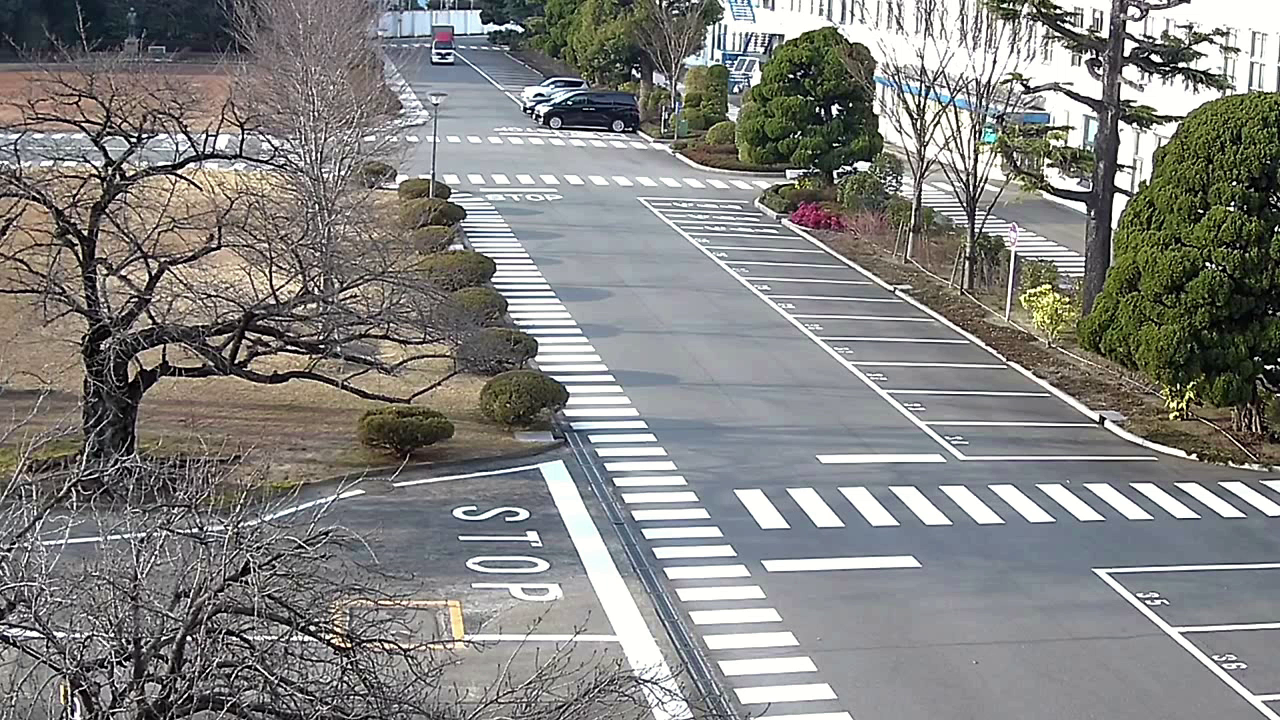
#> input picture frame 0 of CCTV-1_ Ecoded.mp4, 1280 x 720 px, given in place of s1.avi, which was not available
$ jupyter execute --allow-errors Main.ipynb
#> lines starting #> are read from the running program, lines starting #| are printed output that depends on the picture; pictures that were not available may be replaced by others from this repository, and a replacement may not be noted
[cell 1]
import numpy as np
import cv2 as cv
import struct

[cell 2]
# [6 lines left out: function imshow, not called in this run]


# 3D frame segmentor
def frame_segmenter (frame,segment_size):
    height, width, channels = frame.shape

    rows = height // segment_size
    columns = width // segment_size

    # Initialize an empty array to store the segments
    segments = np.empty((rows, columns, segment_size, segment_size, channels), dtype=frame.dtype)

    # Split the image into segments
    for i in range(rows):
        for j in range(columns):
            segment = frame[i*segment_size:(i+1)*segment_size, j*segment_size:(j+1)*segment_size, :]
            segments[i, j] = segment
    return segments


#========================================================================================================================
# 2D frame segmentor
# [20 lines left out: function segmentor, not called in this run]
#=========================================================================================================================

def cell2mat(segmentedFrame):
    tmp_rslt=[]
    resultFrame=[]
    shape= segmentedFrame.shape
    rows=shape[0]
    columns=shape[1]

    for ii in range(rows):
        for jj in range(columns):
            tmp_rslt=cat((tmp_rslt,segmentedFrame[ii, jj]),axis=1)

        resultFrame=cat((resultFrame,tmp_rslt),axis=0)
        tmp_rslt=[]

    return resultFrame
#========================================================================================================================

def cat(tupleOfArrays, axis=0):
    # deals with problems of concating empty arrays
    # also gives better error massages

    # first check that the input is correct
    assert isinstance(tupleOfArrays, tuple), 'first var should be tuple of arrays'

    firstFlag = True
    res = np.array([])

    # run over each element in tuple
    for i in range(len(tupleOfArrays)):
        x = tupleOfArrays[i]
        if len(x) > 0:  # if an empty array\list - skip
            if isinstance(x, list):  # all should be ndarray
                x = np.array(x)
            if x.ndim == 1:  # easier to concat 2d arrays
                x = x.reshape((1, -1))
            if firstFlag:  # for the first non empty array, just swich the empty res array with it
                res = x
                firstFlag = False
            else:  # actual concatination

                # first check that concat dims are good
                if axis == 0:
                    assert res.shape[1] == x.shape[1], "Error concating vertically element index " + str(i) + \
                                                       " with prior elements: given mat shapes are " + \
                                                       str(res.shape) + " & " + str(x.shape)
                else:  # axis == 1:
                    assert res.shape[0] == x.shape[0], "Error concating horizontally element index " + str(i) + \
                                                       " with prior elements: given mat shapes are " + \
                                                       str(res.shape) + " & " + str(x.shape)

                res = np.concatenate((res, x), axis=axis)
    return res

#====================================================================================================================
def eval_matric(reference_frame,decoded_frame):
    import cv2
    from skimage.metrics import peak_signal_noise_ratio, structural_similarity

    # # Load two frames
    # frame1_reference = cv2.imread('frame1.jpg')
    # frame2_decoded = cv2.imread('frame2.jpg')

    # Convert frames to grayscale (assuming frames are color images)
    gray_frame1_reference = cv2.cvtColor(reference_frame, cv2.COLOR_BGR2GRAY)
    gray_frame2_decoded = cv2.cvtColor(decoded_frame, cv2.COLOR_BGR2GRAY)

    # Calculate PSNR
    psnr_value = peak_signal_noise_ratio(gray_frame1_reference, gray_frame2_decoded)

    # Calculate SSIM
    ssim_value, _ = structural_similarity(gray_frame1_reference, gray_frame2_decoded, full=True)

#     Print results
#     print(f'PSNR: {psnr_value:.2f} dB')
#     print(f'SSIM: {ssim_value:.4f}')
    return psnr_value, ssim_value

[cell 3]
# # Open the video file
video = cv.VideoCapture('s1.avi')
# # Read the first frame
ret, frame_C = video.read()
#> frame_C is the input picture: shape (720, 1280, 3); mean B, G, R 128.4, 130.8, 131.1

segment_size=16
height, width, channels = frame_C.shape
rows = height // segment_size #rows=160
columns = width // segment_size
frame_C=frame_C[0:rows*segment_size,0:columns*segment_size,:]
frame_C_segmented=frame_segmenter(frame_C,segment_size)

#Creating object for storing the encoded video
v_enc = cv.VideoWriter('enc_s1_1.mp4', cv.VideoWriter_fourcc(*'x264'), video.get(cv.CAP_PROP_FPS), (columns*segment_size, rows*segment_size))
v_enc.set(cv.VIDEOWRITER_PROP_QUALITY, 100)

p=v_enc.write(frame_C)  # storing 1st frame as reference frame in the encoded video
missmatch_threshold=2 # Missmatch segments threshold value in %
pct=50 #pixel correction threshold
f_count=200
f_countt=0
mmsc=0  #missmatched segment counter
miss_match_segments=[]

encoded_segments=[]
evf=1  # encoded video frame counter

# Empty segmented frame for storing non-redundant segments
encoded_frame_segmented = np.empty((rows, columns, segment_size, segment_size, channels))
tmp_encoded_frame = encoded_frame_segmented.copy()
frame_C=frame_C[0:rows*segment_size,0:columns*segment_size,:]
frame_C_segmented=frame_segmenter(frame_C,segment_size)


with open("data_s1.bin", "wb") as file:  # The .bin file is used to store the index location of the non-redundant segments and
    #                                       will be used in the reconstruction of decoded frames. The decoded frames will be
    #                                         used in calculating PSNR and SSIM of the decoded video obtained from proposed algorithm

    # while (video.isOpened()): #will run till the end of file
    while (f_count): #will run till the value of f_count become 0
        f_count-=1
        f_countt+=1
        print('frames processed=',f_countt )

#         reading Next frame frame_N
        ret, frame_N = video.read()
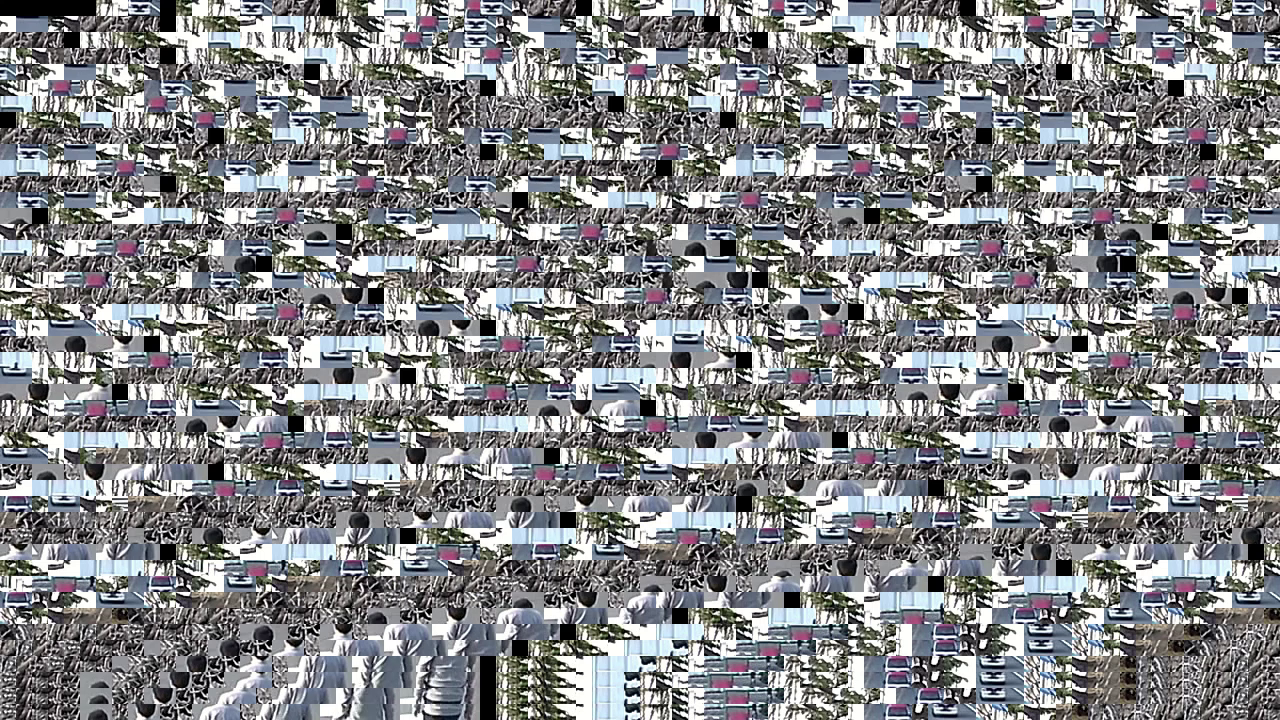
#> input picture frame 1 of CCTV-1_ Ecoded.mp4, 1280 x 720 px, given in place of s1.avi, which was not available
#> frame_N is the input picture: shape (720, 1280, 3); mean B, G, R 135, 132.7, 131.6


        # Check if the frame was successfully read
        if ret==True:
            frame_N=frame_N[0:rows*segment_size,0:columns*segment_size,:]
            frame_N_segmented=[]
            frame_N_segmented=frame_segmenter(frame_N,segment_size)
            red_status=1   # redundancy status of the current frame segment (frame_N)

            for ii in range(rows):

                for jj in range(columns):
                    segment_diff=np.abs(np.int16(frame_N_segmented[ii,jj])-np.int16(frame_C_segmented[ii,jj])) # calculating the difference segment
                    segment_diff[segment_diff<=pct]=0
                    miss_match_count=np.count_nonzero(segment_diff) # to count the non zero elements in difference segment
                    miss_match=miss_match_count/np.size(segment_diff)*100 # calculating the missmatch in percentage


                    if (miss_match>=missmatch_threshold):
                        ir,jc=divmod(mmsc,columns)
                        mmsc+=1 # mismatched segments counter
                        mm_segment=frame_N_segmented[ii,jj].copy()
                        red_status=0
                        encoded_frame_segmented[ir,jc]=mm_segment

                        num = [ii, jj]
                        binary_data = struct.pack("BB", *num)
                        file.write(binary_data)

                        if mmsc==(rows*columns):

                            de_f=np.uint8(cell2mat(encoded_frame_segmented))
                            v_enc.write(de_f)
                            cv.imwrite('encode.jpg',de_f)
                            encoded_frame_segmented=tmp_encoded_frame.copy()
                            mmsc=0
                            evf+=1       # encoded video frames counter
                            print('encoded frame filled' )
#> after the loop, evf = 1; mmsc = 3594


            if red_status==1:   # redundent frame found
                num = [255, 0]
                binary_data = struct.pack("BB", *num)
                file.write(binary_data)
                mmsc+=1

            else:       # frame processing completed
                num = [255, 255]
                binary_data = struct.pack("BB", *num)
                file.write(binary_data)

                mmsc+=1
#> mmsc = 3595

        else:
            break
    print("Process completed")
    de_f=np.uint8(cell2mat(encoded_frame_segmented))
#> in cell2mat (call 6), `tmp_rslt=[]`: tmp_rslt = []
#> the loop in cell2mat (call 6), `for ii in range(rows):` made 45 passes
#> pass 3, in cell2mat (call 6), `resultFrame=cat((resultFrame,tmp_rslt),axis=0)`:
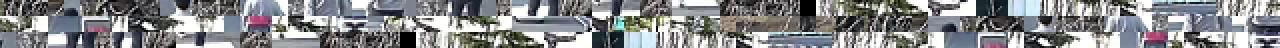
#> resultFrame: shape (48, 1280, 3) float64 (shown at 1/2 size); mean of channels 0, 1, 2 138.3, 136, 134.7; drawn as B, G, R
#> after the loop in cell2mat (call 6), `for ii in range(rows):`:
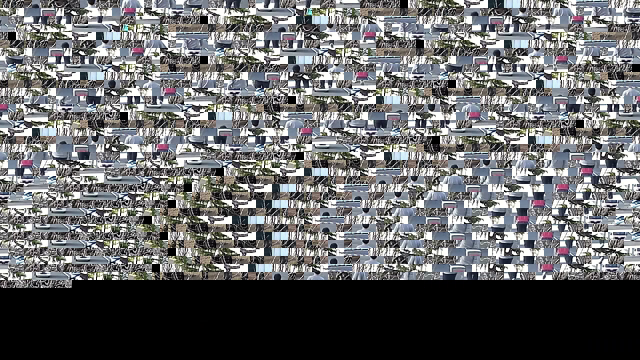
#> resultFrame: shape (720, 1280, 3) float64 (shown at 1/2 size); mean of channels 0, 1, 2 105.1, 103.8, 103; drawn as B, G, R
    v_enc.write(de_f)
    evf+=1
    video.release()
    v_enc.release()
    print('total frames in encoded video =',evf)
#| total frames in encoded video = 7
    cv.destroyAllWindows()

[cell 4]
#Encoded frame/video decoder and SSIM, PSNR evaluation
# The encode video is firstly reconstructed as the encoded files only contains the non redundant segments and then its PSNR and SSIM value
#  is calculated.

dec_frame_count=0
dec_seg_count=0
psnr_val=[]
ssim_val=[]

# Opening the reference and encoded video
enc_video = cv.VideoCapture('enc_s1.mp4') # Proposed algorithm encoded video

ref_video=cv.VideoCapture('s1.avi')  # Original video

#  Read the first frame
ret, frame_ref = enc_video.read()

ret1, reference_frame = ref_video.read()

segment_size=16
height, width, channels = frame_ref.shape
rows = height // segment_size #rows=160
columns = width // segment_size


reference_frame=reference_frame[0:rows*segment_size,0:columns*segment_size,:]

psnr_value,ssim_value=eval_matric(reference_frame,frame_ref)  # eval_matric(reference_frame,decoded_frame)
#> in eval_matric, `gray_frame1_reference = cv2.cvtColor(reference_frame, cv2.COLOR_BGR2GR..`:
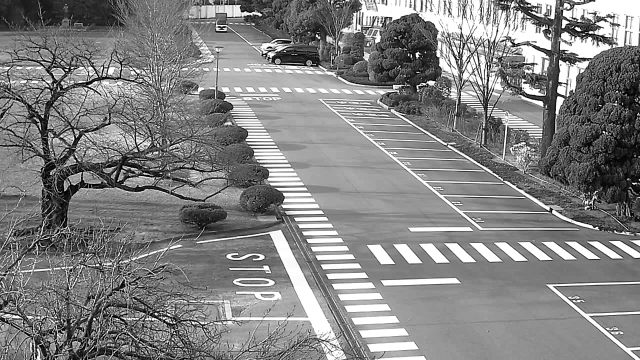
#> gray_frame1_reference: shape (720, 1280) (shown at 1/2 size); min 0, max 255, mean 130.6


psnr_val.append(psnr_value)
ssim_val.append(ssim_value)
print(f'PSNR: {psnr_value:.2f} dB')
#| PSNR: inf dB
print(f'SSIM: {ssim_value:.4f}')
#| SSIM: 1.0000

if ret==True:


    frame_ref_segmented=frame_segmenter(frame_ref,segment_size)
    tmp_ref_segmented=frame_ref_segmented.copy()
#     imshow(frame_ref)

    print('reference frame successfuly extracted')
else:
    print('reference frame extraction failed')

#> (the rest of this cell did not finish here and is left out)

#> the loop `for ii_dec in range(rows): ` made 45 passes
#| PSNR: 8.11 dB
#| SSIM: 0.0240

            for ii_dec in range(rows):

                for jj_dec in range(columns):

                    dec_seg_count+=1  # decoded segments count
                    binary_data = file.read(2)

                    if binary_data:

                        i_d,j_d = struct.unpack("BB", binary_data)

                        if (i_d==255) & (j_d==255):
                            dec_frame_count+=1  # decoded frames count
                            dec_frame=np.uint8(cell2mat(frame_ref_segmented))
                            copy_dec_frame=dec_frame.copy()  #============================= not used
                            print('frame successfully decoded',dec_frame_count)

                            psnr_value,ssim_value=eval_matric(reference_frame,frame_ref)  # eval_matric(reference_frame,decoded_frame)
                            print(f'PSNR: {psnr_value:.2f} dB')
                            print(f'SSIM: {ssim_value:.4f}')
                            psnr_val.append(psnr_value)
                            ssim_val.append(ssim_value)

                            frame_ref_segmented=tmp_ref_segmented.copy()

                        elif (i_d==255) & (j_d==0):
                            dec_frame_count+=1  # decoded frames count
                            print('frame successfully decoded',dec_frame_count)
                            psnr_value,ssim_value=eval_matric(reference_frame,frame_ref)  # eval_matric(reference_frame,decoded_frame)
                            print(f'PSNR: {psnr_value:.2f} dB')
                            print(f'SSIM: {ssim_value:.4f}')
                            psnr_val.append(psnr_value)
                            ssim_val.append(ssim_value)

                        else:
                            dec_seg=frame_enc_segmented[ii_dec,jj_dec] #---------------

                            frame_ref_segmented[i_d,j_d]=dec_seg.copy()  #==========================


            dec_frame=np.uint8(cell2mat(frame_ref_segmented))
#> the loop in cell2mat (call 8), `for ii in range(rows):` made 45 passes
#> pass 3, in cell2mat (call 8), `resultFrame=cat((resultFrame,tmp_rslt),axis=0)`:
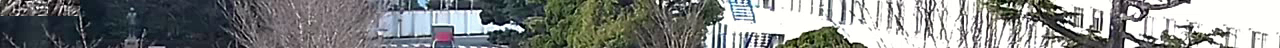
#> resultFrame: shape (48, 1280, 3); mean of channels 0, 1, 2 132.7, 133.6, 130.7; drawn as B, G, R
            # imshow(dec_frame)
        else:
            print('decoding process completed')
            print('Proposed algorithm')
            print(f'SSIN ={np.mean(ssim_val):.4f}','\n',f'PSNR ={np.mean(psnr_val):.2f} dB')
            break

enc_video.release()
ref_video.release()
cv.destroyAllWindows()

$ run again, starting later in the video
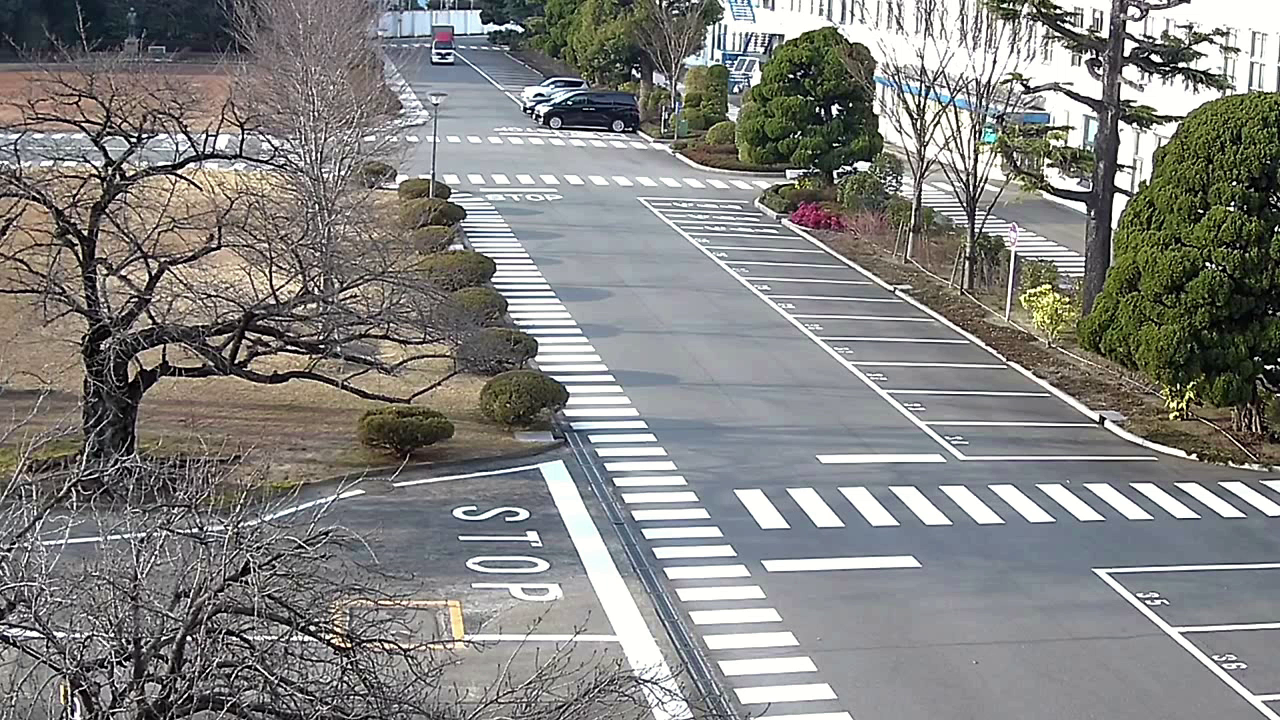
#> input picture frame 0 of CCTV-1_ Ecoded.mp4, 1280 x 720 px, given in place of s1.avi, which was not available
#> frame_C is the input picture: shape (720, 1280, 3); mean B, G, R 128.4, 130.8, 131.1
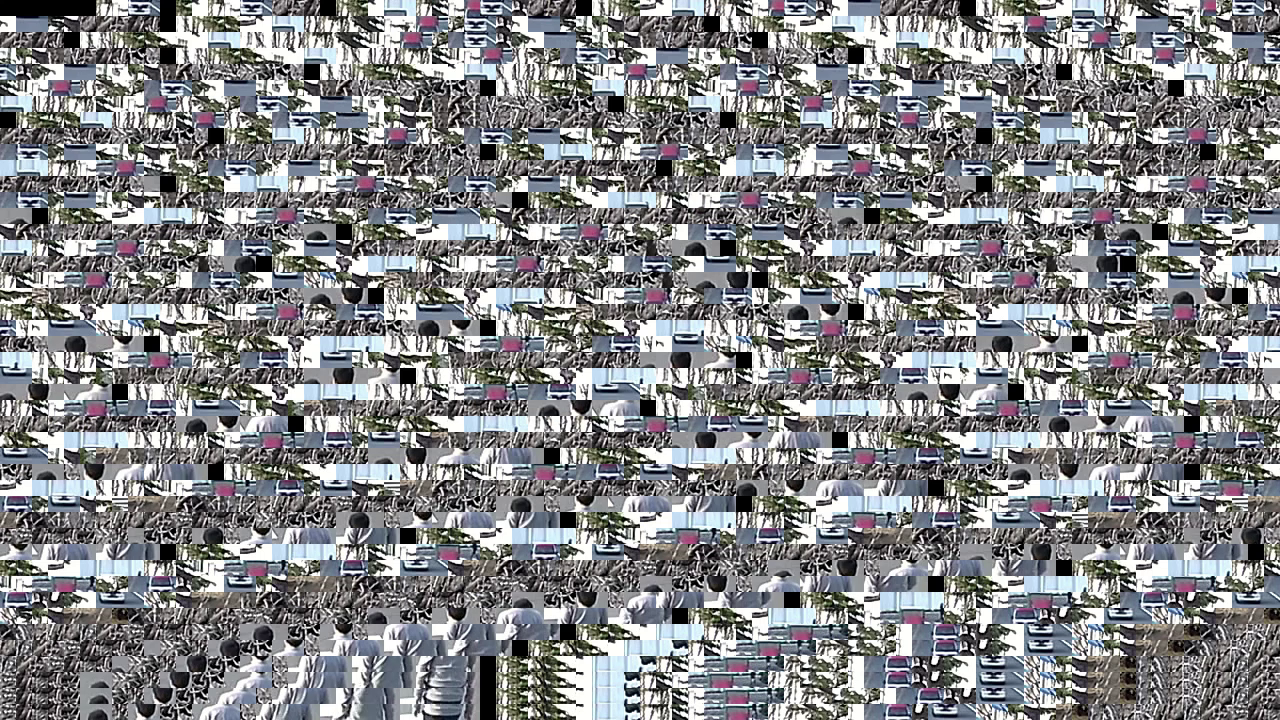
#> input picture frame 1 of CCTV-1_ Ecoded.mp4, 1280 x 720 px, given in place of s1.avi, which was not available
#> frame_N is the input picture: shape (720, 1280, 3); mean B, G, R 135, 132.7, 131.6
#> after the loop `for ii in range(rows):`: evf = 1; mmsc = 3594
#> `mmsc+=1`: mmsc = 3595
#| total frames in encoded video = 7
#| PSNR: inf dB
#| SSIM: 1.0000
#> the loop `for ii_dec in range(rows): ` made 45 passes
#| PSNR: 8.11 dB
#| SSIM: 0.0240
